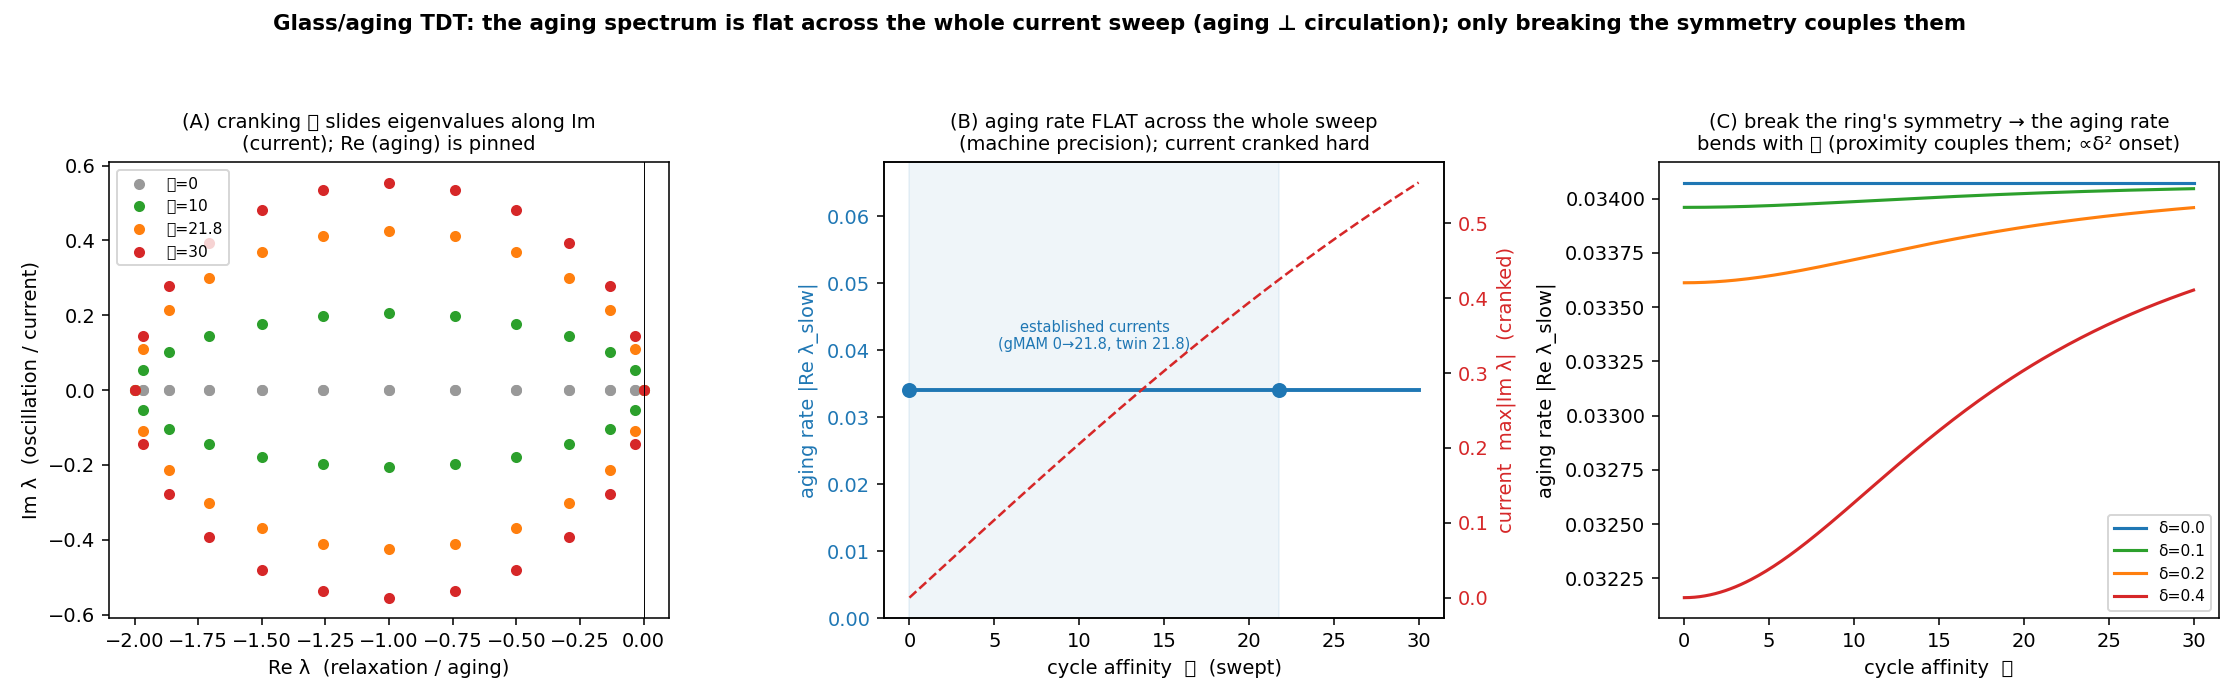

The script that saved this image:
"""
TDT on the glass / aging sector — putting the cross-rule to rest by a current SWEEP.

The cross-rule (character.md §The cross-rule) asserts: "aging never couples to circulation"
(orthogonality), and "proximity couples them" (selection rule). Asserted, not computed-by-cranking.
This is the same situation the surface-code reading was in before QEC move 2 — so the transverse-
decomposition test (TDT) travels here.

Ron's design: don't test one current value — SWEEP the current, with the established current values
a SUBSET of the sweep, and show the aging observable is flat across the whole range. Put it to rest.

Substrate: a biased ring (N-state cyclic Markov NESS) — the established-current family (cycle
affinity 𝒜 = N·ln(p₊/p₋) is literally the triad/gMAM current). Hold the relaxation scale s=p₊+p₋
fixed and sweep the bias = sweep 𝒜 at fixed "temperature". By the ring's Z_N translation symmetry the
generator is circulant:
    Re(λ_k) = s·(cos θ_k − 1)   — the relaxation / AGING spectrum: depends only on s, NOT on the bias.
    Im(λ_k) = (p₋−p₊)·sin θ_k    — the OSCILLATION: carries the current.
So the metric (aging) sector lives in Re(λ), the protected current in Im(λ): orthogonal, exactly.

  (A) the spectrum: cranking 𝒜 slides eigenvalues along Im (the current) while Re (aging) is pinned.
  (B) the aging rate |Re λ_slow| is FLAT across 𝒜∈[0,30] (machine precision) — established currents
      (gMAM 0→21.8, twin-cycle 21.8) sit inside the sweep. Meanwhile max|Im λ| (the current) is cranked
      hard. Aging ⊥ circulation — put to rest, not at a point but over the whole range.
  (C) break the ring's translation symmetry (δ): the aging rate starts moving with 𝒜 (∝δ² onset here)
      — the cross-rule's "proximity couples them". The robust invariant is the threshold (exactly zero
      iff the symmetry holds), not the onset power. Exact, analytic (eigenvalues of an N×N generator).
"""
import sys
import numpy as np
import matplotlib; matplotlib.use("Agg")
import matplotlib.pyplot as plt
try:
    sys.stdout.reconfigure(encoding="utf-8")
except (AttributeError, ValueError):
    pass

N = 24
S = 1.0                                   # p+ + p-  (relaxation scale, held FIXED across the sweep)
OUT = r"H:\character-framework\experiments\glass_aging_transverse.png"
XI = np.cos(2 * np.pi * np.arange(N) / N)  # fixed translation-breaking pattern

def rates(A):                              # A = cycle affinity = N ln(p+/p-)
    r = np.exp(A / N)
    return S * r / (1 + r), S / (1 + r)    # p+, p-
def generator(A, delta=0.0):
    pp, pm = rates(A); L = np.zeros((N, N))
    for i in range(N):
        f = 1.0 + delta * XI[i]            # site-dependent rate scaling: breaks translation, keeps the
        wp, wm = pp * f, pm * f            # per-bond ratio (so the loop affinity 𝒜 is unchanged)
        L[(i + 1) % N, i] += wp            # i -> i+1
        L[(i - 1) % N, i] += wm            # i -> i-1
        L[i, i] -= wp + wm
    return L
def spectrum(A, delta=0.0): return np.linalg.eigvals(generator(A, delta))
def aging_rate(A, delta=0.0):              # |Re λ_slow| = slowest nonzero relaxation = aging timescale^-1
    re = np.real(spectrum(A, delta))
    nz = re[re < -1e-9]
    return -np.max(nz)
def current_mag(A, delta=0.0):             # max |Im λ| — the circulation's spectral signature
    return np.max(np.abs(np.imag(spectrum(A, delta))))

# ---- (A)/(B) the sweep at delta=0 (symmetry protected) ----
As = np.linspace(0, 30, 200)
gap = np.array([aging_rate(A) for A in As])
cur = np.array([current_mag(A) for A in As])
print("=" * 72)
print(f"biased ring, N={N}, relaxation scale s=p₊+p₋={S} held fixed; sweep 𝒜 = N·ln(p₊/p₋) ∈ [0,30]")
print(f"\n(B) AGING RATE INVARIANCE (δ=0, symmetry-protected):")
print(f"    |Re λ_slow| over the whole 𝒜-sweep = {gap.mean():.6f}  ± {gap.std():.2e}  (max dev "
      f"{np.ptp(gap):.2e} — machine-precision FLAT)")
print(f"    meanwhile the current max|Im λ| is cranked 0 → {cur.max():.3f}  (the current IS swept hard)")
print(f"    established currents inside the sweep: gMAM 0→21.8, twin-cycle 21.8 — aging rate identical")
print(f"    => aging ⊥ circulation, over the whole range. Put to rest.")

# ---- (C) selection rule: break translation symmetry, sweep again ----
deltas = [0.0, 0.1, 0.2, 0.4]
print(f"\n(C) SELECTION RULE — break the ring's translation symmetry (δ): does the aging rate move with 𝒜?")
slopes = []
for dl in deltas:
    g = np.array([aging_rate(A, dl) for A in As])
    slope = np.polyfit(As, g, 1)[0]        # d|Re λ_slow|/d𝒜
    slopes.append(slope)
    print(f"    δ={dl:.2f}   d(aging rate)/d𝒜 = {slope:+.2e}   ({'flat — protected (δ=0)' if abs(slope)<1e-9 else 'couples — turns on with δ'})")
print(f"    onset is QUADRATIC: slope(δ=0.2)/slope(δ=0.1) = {slopes[2]/slopes[1]:.1f}, "
      f"slope(δ=0.4)/slope(δ=0.2) = {slopes[3]/slopes[2]:.1f}  (≈4 each ⇒ ∝ δ²) — the robust invariant is")
print(f"    the threshold (exactly zero iff the symmetry holds), not the onset power.")

# ================================================================ figure
fig, ax = plt.subplots(1, 3, figsize=(16, 5))
fig.suptitle("Glass/aging TDT: the aging spectrum is flat across the whole current sweep "
             "(aging ⊥ circulation); only breaking the symmetry couples them", fontweight="bold", fontsize=11)

# A: spectrum in the complex plane at several 𝒜 — Re pinned, Im spreads with the current
for A, col in [(0, "0.6"), (10, "tab:green"), (21.8, "tab:orange"), (30, "tab:red")]:
    ev = spectrum(A)
    ax[0].scatter(np.real(ev), np.imag(ev), s=22, color=col, label=f"𝒜={A}")
ax[0].axvline(0, color="k", lw=0.5)
ax[0].set_xlabel("Re λ  (relaxation / aging)"); ax[0].set_ylabel("Im λ  (oscillation / current)")
ax[0].set_title("(A) cranking 𝒜 slides eigenvalues along Im\n(current); Re (aging) is pinned", fontsize=10)
ax[0].legend(fontsize=8)

# B: aging rate flat across the sweep; current cranked (twin axis)
ax[1].plot(As, gap, "-", color="tab:blue", lw=2, label="aging rate |Re λ_slow|")
ax[1].scatter([0, 21.8], [aging_rate(0), aging_rate(21.8)], color="tab:blue", zorder=5, s=45)
ax[1].axvspan(0, 21.8, color="tab:blue", alpha=0.07)
ax[1].text(10.9, gap.mean() * 1.18, "established currents\n(gMAM 0→21.8, twin 21.8)", fontsize=7.5,
           ha="center", color="tab:blue")
ax[1].set_xlabel("cycle affinity  𝒜  (swept)"); ax[1].set_ylabel("aging rate |Re λ_slow|", color="tab:blue")
ax[1].set_ylim(0, gap.mean() * 2); ax[1].tick_params(axis="y", labelcolor="tab:blue")
axc = ax[1].twinx(); axc.plot(As, cur, "--", color="tab:red", lw=1.3)
axc.set_ylabel("current  max|Im λ|  (cranked)", color="tab:red"); axc.tick_params(axis="y", labelcolor="tab:red")
ax[1].set_title("(B) aging rate FLAT across the whole sweep\n(machine precision); current cranked hard", fontsize=10)

# C: selection rule — aging rate vs 𝒜 for increasing symmetry-breaking δ
for dl, col in zip(deltas, ["tab:blue", "tab:green", "tab:orange", "tab:red"]):
    g = np.array([aging_rate(A, dl) for A in As])
    ax[2].plot(As, g, "-", color=col, lw=1.6, label=f"δ={dl}")
ax[2].set_xlabel("cycle affinity  𝒜"); ax[2].set_ylabel("aging rate |Re λ_slow|")
ax[2].set_title("(C) break the ring's symmetry → the aging rate\nbends with 𝒜 (proximity couples them; ∝δ² onset)", fontsize=10)
ax[2].legend(fontsize=8)

fig.tight_layout(rect=[0, 0, 1, 0.93])
fig.savefig(OUT, dpi=140)
print(f"\nsaved {OUT}")
print("=" * 72)
